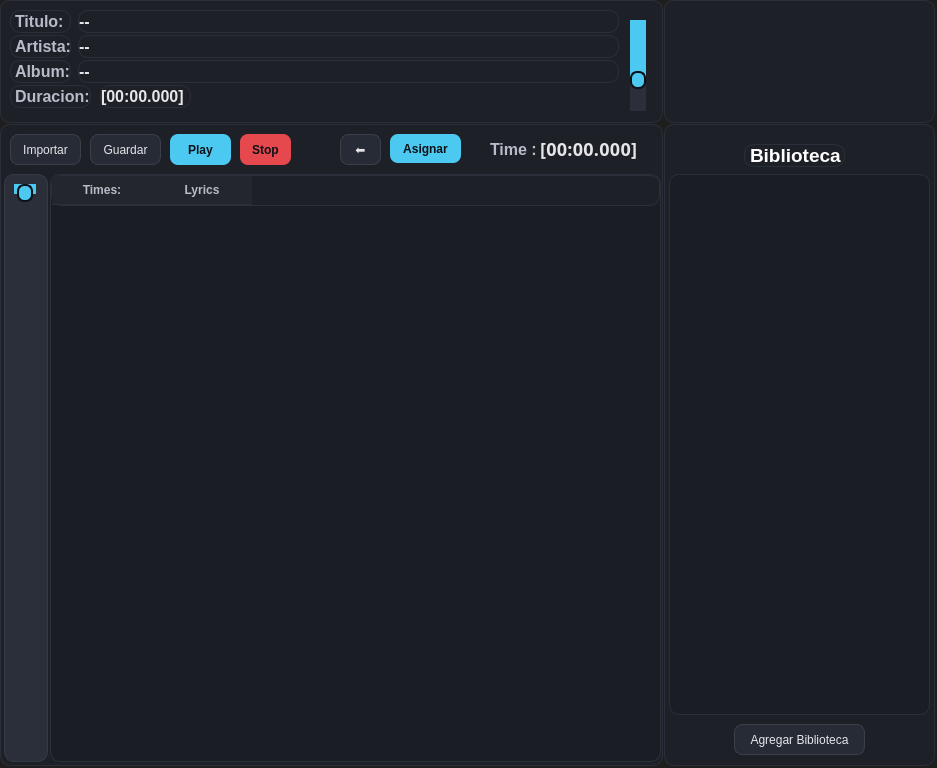
<?xml version="1.0" encoding="UTF-8"?>
<ui version="4.0">
 <class>MainWindow</class>
 <widget class="QMainWindow" name="MainWindow">
  <property name="geometry">
   <rect>
    <x>0</x>
    <y>0</y>
    <width>937</width>
    <height>768</height>
   </rect>
  </property>
  <property name="sizePolicy">
   <sizepolicy hsizetype="Minimum" vsizetype="Minimum">
    <horstretch>0</horstretch>
    <verstretch>0</verstretch>
   </sizepolicy>
  </property>
  <property name="minimumSize">
   <size>
    <width>937</width>
    <height>768</height>
   </size>
  </property>
  <property name="maximumSize">
   <size>
    <width>937</width>
    <height>768</height>
   </size>
  </property>
  <property name="windowTitle">
   <string>LyricsAPP</string>
  </property>
  <property name="styleSheet">
   <string notr="true">QMainWindow, QWidget, QFrame {
    background-color: #1E1E1E;  /* gris oscuro de fondo */
    color: #FFFFFF;              /* texto blanco por defecto */
    border-radius: 10px;
}
</string>
  </property>
  <widget class="QWidget" name="centralwidget">
   <property name="font">
    <font>
     <bold>false</bold>
    </font>
   </property>
   <widget class="QFrame" name="framePLayer">
    <property name="geometry">
     <rect>
      <x>0</x>
      <y>0</y>
      <width>663</width>
      <height>123</height>
     </rect>
    </property>
    <property name="styleSheet">
     <string notr="true">/* framePlayer */
QFrame {
  background: #1d2026;
  border: 1px solid #2b2f39;
  border-radius: 10px;
}</string>
    </property>
    <property name="frameShape">
     <enum>QFrame::Shape::StyledPanel</enum>
    </property>
    <property name="frameShadow">
     <enum>QFrame::Shadow::Raised</enum>
    </property>
    <widget class="QLabel" name="labelDuracion">
     <property name="geometry">
      <rect>
       <x>10</x>
       <y>85</y>
       <width>81</width>
       <height>23</height>
      </rect>
     </property>
     <property name="font">
      <font>
       <pointsize>12</pointsize>
       <fontweight>Medium</fontweight>
      </font>
     </property>
     <property name="styleSheet">
      <string notr="true">/* Labels descriptivos (Album/Artista/Título/Duración) */
QLabel {
  color: #b6bcc8;
  font-weight: 500;
}</string>
     </property>
     <property name="text">
      <string>Duracion:</string>
     </property>
    </widget>
    <widget class="QLabel" name="labelArtista">
     <property name="geometry">
      <rect>
       <x>10</x>
       <y>35</y>
       <width>61</width>
       <height>23</height>
      </rect>
     </property>
     <property name="font">
      <font>
       <pointsize>12</pointsize>
       <fontweight>Medium</fontweight>
      </font>
     </property>
     <property name="styleSheet">
      <string notr="true">/* Labels descriptivos (Album/Artista/Título/Duración) */
QLabel {
  color: #b6bcc8;
  font-weight: 500;
}</string>
     </property>
     <property name="text">
      <string>Artista:</string>
     </property>
    </widget>
    <widget class="QLabel" name="labelAlbum">
     <property name="geometry">
      <rect>
       <x>10</x>
       <y>60</y>
       <width>61</width>
       <height>23</height>
      </rect>
     </property>
     <property name="font">
      <font>
       <pointsize>12</pointsize>
       <fontweight>Medium</fontweight>
      </font>
     </property>
     <property name="styleSheet">
      <string notr="true">/* Labels descriptivos (Album/Artista/Título/Duración) */
QLabel {
  color: #b6bcc8;
  font-weight: 500;
}</string>
     </property>
     <property name="text">
      <string>Album:</string>
     </property>
    </widget>
    <widget class="QLabel" name="labelTitulo">
     <property name="geometry">
      <rect>
       <x>10</x>
       <y>10</y>
       <width>61</width>
       <height>23</height>
      </rect>
     </property>
     <property name="font">
      <font>
       <pointsize>12</pointsize>
       <fontweight>Medium</fontweight>
      </font>
     </property>
     <property name="styleSheet">
      <string notr="true">/* Labels descriptivos (Album/Artista/Título/Duración) */
QLabel {
  color: #b6bcc8;
  font-weight: 500;
}</string>
     </property>
     <property name="text">
      <string>Titulo:</string>
     </property>
    </widget>
    <widget class="QLabel" name="labelTituloSet">
     <property name="geometry">
      <rect>
       <x>78</x>
       <y>10</y>
       <width>541</width>
       <height>23</height>
      </rect>
     </property>
     <property name="font">
      <font>
       <family>Segoe UI</family>
       <pointsize>12</pointsize>
       <italic>false</italic>
       <fontweight>DemiBold</fontweight>
      </font>
     </property>
     <property name="styleSheet">
      <string notr="true">/* Labels de valor (...Set) */
QLabel {
  color: #e6e6e9;
  font-weight: 600;
}</string>
     </property>
     <property name="text">
      <string>--</string>
     </property>
     <property name="alignment">
      <set>Qt::AlignmentFlag::AlignJustify|Qt::AlignmentFlag::AlignVCenter</set>
     </property>
     <property name="indent">
      <number>0</number>
     </property>
    </widget>
    <widget class="QLabel" name="labelArtistaSet">
     <property name="geometry">
      <rect>
       <x>78</x>
       <y>35</y>
       <width>541</width>
       <height>23</height>
      </rect>
     </property>
     <property name="font">
      <font>
       <family>Segoe UI</family>
       <pointsize>12</pointsize>
       <italic>false</italic>
       <fontweight>DemiBold</fontweight>
      </font>
     </property>
     <property name="styleSheet">
      <string notr="true">/* Labels de valor (...Set) */
QLabel {
  color: #e6e6e9;
  font-weight: 600;
}</string>
     </property>
     <property name="text">
      <string>--</string>
     </property>
     <property name="alignment">
      <set>Qt::AlignmentFlag::AlignJustify|Qt::AlignmentFlag::AlignVCenter</set>
     </property>
     <property name="indent">
      <number>0</number>
     </property>
    </widget>
    <widget class="QLabel" name="labelAlbumSet">
     <property name="geometry">
      <rect>
       <x>78</x>
       <y>60</y>
       <width>541</width>
       <height>23</height>
      </rect>
     </property>
     <property name="font">
      <font>
       <family>Segoe UI</family>
       <pointsize>12</pointsize>
       <italic>false</italic>
       <fontweight>DemiBold</fontweight>
      </font>
     </property>
     <property name="styleSheet">
      <string notr="true">/* Labels de valor (...Set) */
QLabel {
  color: #e6e6e9;
  font-weight: 600;
}</string>
     </property>
     <property name="text">
      <string>--</string>
     </property>
     <property name="alignment">
      <set>Qt::AlignmentFlag::AlignJustify|Qt::AlignmentFlag::AlignVCenter</set>
     </property>
     <property name="indent">
      <number>0</number>
     </property>
    </widget>
    <widget class="QLabel" name="labelDuracionSet">
     <property name="geometry">
      <rect>
       <x>100</x>
       <y>85</y>
       <width>91</width>
       <height>23</height>
      </rect>
     </property>
     <property name="font">
      <font>
       <family>Segoe UI</family>
       <pointsize>12</pointsize>
       <italic>false</italic>
       <fontweight>DemiBold</fontweight>
      </font>
     </property>
     <property name="styleSheet">
      <string notr="true">/* Labels de valor (...Set) */
QLabel {
  color: #e6e6e9;
  font-weight: 600;
}</string>
     </property>
     <property name="text">
      <string>[00:00.000]</string>
     </property>
     <property name="alignment">
      <set>Qt::AlignmentFlag::AlignJustify|Qt::AlignmentFlag::AlignVCenter</set>
     </property>
     <property name="indent">
      <number>0</number>
     </property>
    </widget>
    <widget class="QSlider" name="verticalSliderVolumen">
     <property name="geometry">
      <rect>
       <x>630</x>
       <y>20</y>
       <width>16</width>
       <height>91</height>
      </rect>
     </property>
     <property name="styleSheet">
      <string notr="true">/* verticalSliderVolumen */
QSlider::groove:vertical {
  background: #2a2f3a;
  width: 4px;
  border-radius: 2px;
  margin: 6px 10px;
}
QSlider::sub-page:vertical {
  background: #4cc9f0;
  border-radius: 2px;
}
QSlider::add-page:vertical {
  background: #2a2f3a;
  border-radius: 2px;
}
QSlider::handle:vertical {
  background: #4cc9f0;
  border: 2px solid #0b1117;
  width: 14px; height: 14px;
  margin: -6px -6px;
  border-radius: 7px;
}
QSlider::handle:vertical:hover { background: #65d2f3; }</string>
     </property>
     <property name="value">
      <number>30</number>
     </property>
     <property name="sliderPosition">
      <number>30</number>
     </property>
     <property name="orientation">
      <enum>Qt::Orientation::Vertical</enum>
     </property>
     <property name="invertedAppearance">
      <bool>false</bool>
     </property>
     <property name="invertedControls">
      <bool>false</bool>
     </property>
    </widget>
   </widget>
   <widget class="QFrame" name="frameIcon">
    <property name="geometry">
     <rect>
      <x>664</x>
      <y>0</y>
      <width>271</width>
      <height>123</height>
     </rect>
    </property>
    <property name="styleSheet">
     <string notr="true">/* frameBiblioteca */
QFrame {
  background: #1d2026;
  border: 1px solid #2b2f39;
  border-radius: 10px;
}</string>
    </property>
    <property name="frameShape">
     <enum>QFrame::Shape::StyledPanel</enum>
    </property>
    <property name="frameShadow">
     <enum>QFrame::Shadow::Raised</enum>
    </property>
   </widget>
   <widget class="QFrame" name="frameBiblioteca">
    <property name="geometry">
     <rect>
      <x>664</x>
      <y>124</y>
      <width>271</width>
      <height>642</height>
     </rect>
    </property>
    <property name="sizePolicy">
     <sizepolicy hsizetype="Fixed" vsizetype="Fixed">
      <horstretch>0</horstretch>
      <verstretch>0</verstretch>
     </sizepolicy>
    </property>
    <property name="autoFillBackground">
     <bool>false</bool>
    </property>
    <property name="styleSheet">
     <string notr="true">/* frameBiblioteca */
QFrame {
  background: #1d2026;
  border: 1px solid #2b2f39;
  border-radius: 10px;
}</string>
    </property>
    <property name="frameShape">
     <enum>QFrame::Shape::StyledPanel</enum>
    </property>
    <property name="frameShadow">
     <enum>QFrame::Shadow::Raised</enum>
    </property>
    <widget class="QLabel" name="labelBiblioteca">
     <property name="geometry">
      <rect>
       <x>80</x>
       <y>20</y>
       <width>101</width>
       <height>23</height>
      </rect>
     </property>
     <property name="sizePolicy">
      <sizepolicy hsizetype="Fixed" vsizetype="Fixed">
       <horstretch>0</horstretch>
       <verstretch>0</verstretch>
      </sizepolicy>
     </property>
     <property name="font">
      <font>
       <pointsize>14</pointsize>
       <bold>true</bold>
      </font>
     </property>
     <property name="styleSheet">
      <string notr="true">color: #FFFFFF;
font-weight: bold;</string>
     </property>
     <property name="text">
      <string>Biblioteca</string>
     </property>
    </widget>
    <widget class="QPushButton" name="pushButtonAgregarBiblioteca">
     <property name="geometry">
      <rect>
       <x>70</x>
       <y>600</y>
       <width>131</width>
       <height>31</height>
      </rect>
     </property>
     <property name="autoFillBackground">
      <bool>false</bool>
     </property>
     <property name="styleSheet">
      <string notr="true">/* pushButtonAgregarBiblioteca */
QPushButton {
  background: #262b35;
  border: 1px solid #3a3f4a;
  color: #e6e6e9;
  padding: 6px 12px;
  border-radius: 8px;
}
QPushButton:hover { background: #323746; }
QPushButton:pressed { background: #262b35; }
QPushButton:disabled { color: #7d8391; background: #22262f; border-color: #2e3340; }</string>
     </property>
     <property name="text">
      <string>Agregar Biblioteca</string>
     </property>
     <property name="shortcut">
      <string>Ctrl+B</string>
     </property>
     <property name="checkable">
      <bool>false</bool>
     </property>
     <property name="checked">
      <bool>false</bool>
     </property>
     <property name="autoDefault">
      <bool>false</bool>
     </property>
     <property name="default">
      <bool>false</bool>
     </property>
     <property name="flat">
      <bool>false</bool>
     </property>
    </widget>
    <widget class="QListView" name="listViewBiblioteca">
     <property name="geometry">
      <rect>
       <x>5</x>
       <y>50</y>
       <width>261</width>
       <height>541</height>
      </rect>
     </property>
     <property name="styleSheet">
      <string notr="true">/* listViewBiblioteca */
QListView {
  background: #1a1d23;
  border: 1px solid #2b2f39;
  border-radius: 10px;
  color: #e6e6e9;
}
QListView::item {
  padding: 8px 10px;
  border-radius: 6px;
  color: #dfe3ea;
}
QListView::item:hover {
  background: rgba(76, 201, 240, 0.08);
}
QListView::item:selected {
  background: rgba(76, 201, 240, 0.22);
  color: #ffffff;
}
/* Scrollbar local */
QScrollBar:vertical {
  background: transparent; width: 10px; margin: 4px 2px;
}
QScrollBar::handle:vertical {
  background: #3a3f4a; min-height: 30px; border-radius: 4px;
}
QScrollBar::handle:vertical:hover { background: #474c58; }
QScrollBar::add-line:vertical, QScrollBar::sub-line:vertical { height: 0; border: 0; background: transparent; }
QScrollBar::add-page:vertical, QScrollBar::sub-page:vertical { background: transparent; }</string>
     </property>
     <property name="verticalScrollBarPolicy">
      <enum>Qt::ScrollBarPolicy::ScrollBarAlwaysOff</enum>
     </property>
     <property name="horizontalScrollBarPolicy">
      <enum>Qt::ScrollBarPolicy::ScrollBarAlwaysOff</enum>
     </property>
     <property name="editTriggers">
      <set>QAbstractItemView::EditTrigger::NoEditTriggers</set>
     </property>
     <property name="selectionMode">
      <enum>QAbstractItemView::SelectionMode::SingleSelection</enum>
     </property>
    </widget>
   </widget>
   <widget class="QFrame" name="frameLyrics">
    <property name="geometry">
     <rect>
      <x>0</x>
      <y>124</y>
      <width>663</width>
      <height>642</height>
     </rect>
    </property>
    <property name="styleSheet">
     <string notr="true">/* frameLyrics */
QFrame {
  background: #1d2026;
  border: 1px solid #2b2f39;
  border-radius: 10px;
}</string>
    </property>
    <property name="frameShape">
     <enum>QFrame::Shape::StyledPanel</enum>
    </property>
    <property name="frameShadow">
     <enum>QFrame::Shadow::Raised</enum>
    </property>
    <widget class="QFrame" name="frameLyricsSettings">
     <property name="geometry">
      <rect>
       <x>0</x>
       <y>0</y>
       <width>663</width>
       <height>48</height>
      </rect>
     </property>
     <property name="toolTipDuration">
      <number>0</number>
     </property>
     <property name="styleSheet">
      <string notr="true">/* frameLyricsSettings */
QFrame {
  background: transparent; /* si es contenedor interno de la barra */
  border: 0;
}</string>
     </property>
     <property name="frameShape">
      <enum>QFrame::Shape::StyledPanel</enum>
     </property>
     <property name="frameShadow">
      <enum>QFrame::Shadow::Raised</enum>
     </property>
     <widget class="QPushButton" name="pushButtonImportar">
      <property name="geometry">
       <rect>
        <x>10</x>
        <y>10</y>
        <width>71</width>
        <height>31</height>
       </rect>
      </property>
      <property name="autoFillBackground">
       <bool>false</bool>
      </property>
      <property name="styleSheet">
       <string notr="true">/* pushButtonImportar */
QPushButton {
  background: #262b35;
  border: 1px solid #3a3f4a;
  color: #e6e6e9;
  padding: 6px 12px;
  border-radius: 8px;
}
QPushButton:hover { background: #323746; }
QPushButton:pressed { background: #262b35; }</string>
      </property>
      <property name="text">
       <string>Importar</string>
      </property>
      <property name="shortcut">
       <string>I</string>
      </property>
      <property name="checkable">
       <bool>false</bool>
      </property>
      <property name="checked">
       <bool>false</bool>
      </property>
      <property name="autoDefault">
       <bool>false</bool>
      </property>
      <property name="default">
       <bool>false</bool>
      </property>
      <property name="flat">
       <bool>false</bool>
      </property>
     </widget>
     <widget class="QPushButton" name="pushButtonGuardar">
      <property name="geometry">
       <rect>
        <x>90</x>
        <y>10</y>
        <width>71</width>
        <height>31</height>
       </rect>
      </property>
      <property name="autoFillBackground">
       <bool>false</bool>
      </property>
      <property name="styleSheet">
       <string notr="true">/* pushButtonGuardar */
QPushButton {
  background: #262b35;
  border: 1px solid #3a3f4a;
  color: #e6e6e9;
  padding: 6px 12px;
  border-radius: 8px;
}
QPushButton:hover { background: #323746; }
QPushButton:pressed { background: #262b35; }</string>
      </property>
      <property name="text">
       <string>Guardar</string>
      </property>
      <property name="shortcut">
       <string>Ctrl+S</string>
      </property>
      <property name="checkable">
       <bool>false</bool>
      </property>
      <property name="checked">
       <bool>false</bool>
      </property>
      <property name="autoDefault">
       <bool>false</bool>
      </property>
      <property name="default">
       <bool>false</bool>
      </property>
      <property name="flat">
       <bool>false</bool>
      </property>
     </widget>
     <widget class="QLabel" name="labelTimeSongNow">
      <property name="geometry">
       <rect>
        <x>540</x>
        <y>15</y>
        <width>111</width>
        <height>20</height>
       </rect>
      </property>
      <property name="font">
       <font>
        <family>JetBrains Mono</family>
        <pointsize>9</pointsize>
        <italic>false</italic>
        <bold>true</bold>
       </font>
      </property>
      <property name="styleSheet">
       <string notr="true">/* labelTimeSongNow */
QLabel {
  font-family: &quot;JetBrains Mono&quot;,&quot;Consolas&quot;,monospace;
  font-size: 18px;
  letter-spacing: 0.3px;
  color: #e6e6e9;
}</string>
      </property>
      <property name="text">
       <string>[00:00.000]</string>
      </property>
      <property name="alignment">
       <set>Qt::AlignmentFlag::AlignJustify|Qt::AlignmentFlag::AlignVCenter</set>
      </property>
      <property name="indent">
       <number>0</number>
      </property>
     </widget>
     <widget class="QLabel" name="labelTime">
      <property name="geometry">
       <rect>
        <x>490</x>
        <y>15</y>
        <width>51</width>
        <height>20</height>
       </rect>
      </property>
      <property name="font">
       <font>
        <family>Segoe UI</family>
        <pointsize>12</pointsize>
        <italic>false</italic>
        <fontweight>DemiBold</fontweight>
       </font>
      </property>
      <property name="styleSheet">
       <string notr="true">/* labelTime */
QLabel {
  color: #b6bcc8;
  font-weight: 600;
}</string>
      </property>
      <property name="text">
       <string>Time : </string>
      </property>
      <property name="alignment">
       <set>Qt::AlignmentFlag::AlignJustify|Qt::AlignmentFlag::AlignVCenter</set>
      </property>
      <property name="indent">
       <number>0</number>
      </property>
     </widget>
     <widget class="QPushButton" name="pushButtonPlay">
      <property name="geometry">
       <rect>
        <x>170</x>
        <y>10</y>
        <width>61</width>
        <height>31</height>
       </rect>
      </property>
      <property name="autoFillBackground">
       <bool>false</bool>
      </property>
      <property name="styleSheet">
       <string notr="true">/* pushButtonPlay */
QPushButton {
  background: #4cc9f0;
  border: 0;
  color: #0b1117;
  font-weight: 600;
  padding: 6px 12px;
  border-radius: 8px;
}
QPushButton:hover { background: #65d2f3; }
QPushButton:pressed { background: #3fb6db; }
QPushButton:disabled { background: #2d5f6f; color: #0b1117; }</string>
      </property>
      <property name="text">
       <string>Play</string>
      </property>
      <property name="shortcut">
       <string>Return</string>
      </property>
      <property name="checkable">
       <bool>false</bool>
      </property>
      <property name="checked">
       <bool>false</bool>
      </property>
      <property name="autoDefault">
       <bool>false</bool>
      </property>
      <property name="default">
       <bool>false</bool>
      </property>
      <property name="flat">
       <bool>false</bool>
      </property>
     </widget>
     <widget class="QPushButton" name="pushButtonStop">
      <property name="geometry">
       <rect>
        <x>240</x>
        <y>10</y>
        <width>51</width>
        <height>31</height>
       </rect>
      </property>
      <property name="autoFillBackground">
       <bool>false</bool>
      </property>
      <property name="styleSheet">
       <string notr="true">/* pushButtonStop */
QPushButton {
  background: #e5484d;
  border: 0;
  color: #0b1117;
  font-weight: 600;
  padding: 6px 12px;
  border-radius: 8px;
}
QPushButton:hover { background: #f2555a; }
QPushButton:pressed { background: #cc3f44; }
QPushButton:disabled { background: #7c2e30; color: #0b1117; }</string>
      </property>
      <property name="text">
       <string>Stop</string>
      </property>
      <property name="checkable">
       <bool>false</bool>
      </property>
      <property name="checked">
       <bool>false</bool>
      </property>
      <property name="autoDefault">
       <bool>false</bool>
      </property>
      <property name="default">
       <bool>false</bool>
      </property>
      <property name="flat">
       <bool>false</bool>
      </property>
     </widget>
     <widget class="QPushButton" name="pushButtonAsignarRowTime">
      <property name="geometry">
       <rect>
        <x>390</x>
        <y>10</y>
        <width>71</width>
        <height>29</height>
       </rect>
      </property>
      <property name="autoFillBackground">
       <bool>false</bool>
      </property>
      <property name="styleSheet">
       <string notr="true">/* pushButtonAsignarRowTime */
QPushButton {
  background: #4cc9f0;
  border: 0;
  color: #0b1117;
  font-weight: 600;
  padding: 6px 12px;
  border-radius: 8px;
}
QPushButton:hover { background: #65d2f3; }
QPushButton:pressed { background: #3fb6db; }
QPushButton:disabled { background: #2d5f6f; color: #0b1117; }</string>
      </property>
      <property name="text">
       <string>Asignar</string>
      </property>
      <property name="shortcut">
       <string>M</string>
      </property>
      <property name="checkable">
       <bool>false</bool>
      </property>
      <property name="checked">
       <bool>false</bool>
      </property>
      <property name="autoDefault">
       <bool>false</bool>
      </property>
      <property name="default">
       <bool>false</bool>
      </property>
      <property name="flat">
       <bool>false</bool>
      </property>
     </widget>
     <widget class="QPushButton" name="pushButtonBackSync">
      <property name="geometry">
       <rect>
        <x>340</x>
        <y>10</y>
        <width>41</width>
        <height>31</height>
       </rect>
      </property>
      <property name="autoFillBackground">
       <bool>false</bool>
      </property>
      <property name="styleSheet">
       <string notr="true">/* pushButtonBackSync */
QPushButton {
  background: #262b35;
  border: 1px solid #3a3f4a;
  color: #e6e6e9;
  padding: 6px 12px;
  border-radius: 8px;
}
QPushButton:hover { background: #323746; }
QPushButton:pressed { background: #262b35; }</string>
      </property>
      <property name="text">
       <string>⬅️</string>
      </property>
      <property name="shortcut">
       <string>N</string>
      </property>
      <property name="checkable">
       <bool>false</bool>
      </property>
      <property name="checked">
       <bool>false</bool>
      </property>
      <property name="autoDefault">
       <bool>false</bool>
      </property>
      <property name="default">
       <bool>false</bool>
      </property>
      <property name="flat">
       <bool>false</bool>
      </property>
     </widget>
    </widget>
    <widget class="QFrame" name="frameLyricsPlayerBar">
     <property name="geometry">
      <rect>
       <x>4</x>
       <y>50</y>
       <width>44</width>
       <height>588</height>
      </rect>
     </property>
     <property name="toolTipDuration">
      <number>0</number>
     </property>
     <property name="styleSheet">
      <string notr="true">/* frameLyricsPlayerBar */
QFrame {
  background: #2a2f3a;
  border: 1px solid #353a45;
  border-radius: 10px;
}</string>
     </property>
     <property name="frameShape">
      <enum>QFrame::Shape::StyledPanel</enum>
     </property>
     <property name="frameShadow">
      <enum>QFrame::Shadow::Raised</enum>
     </property>
     <widget class="QSlider" name="verticalSliderPlayerBar">
      <property name="geometry">
       <rect>
        <x>10</x>
        <y>10</y>
        <width>22</width>
        <height>571</height>
       </rect>
      </property>
      <property name="styleSheet">
       <string notr="true">/* verticalSliderPlayerBar */
QSlider::groove:vertical {
  background: #2a2f3a;
  width: 4px;
  border-radius: 2px;
  margin: 6px 10px; /* deja espacio para el handle */
}
QSlider::sub-page:vertical {
  background: #4cc9f0;
  border-radius: 2px;
}
QSlider::add-page:vertical {
  background: #2a2f3a;
  border-radius: 2px;
}
QSlider::handle:vertical {
  background: #4cc9f0;
  border: 2px solid #0b1117;
  width: 14px; height: 14px;
  margin: -6px -6px; /* centra el handle */
  border-radius: 7px;
}
QSlider::handle:vertical:hover { background: #65d2f3; }</string>
      </property>
      <property name="maximum">
       <number>0</number>
      </property>
      <property name="singleStep">
       <number>1</number>
      </property>
      <property name="pageStep">
       <number>10</number>
      </property>
      <property name="value">
       <number>0</number>
      </property>
      <property name="tracking">
       <bool>true</bool>
      </property>
      <property name="orientation">
       <enum>Qt::Orientation::Vertical</enum>
      </property>
      <property name="invertedAppearance">
       <bool>false</bool>
      </property>
      <property name="invertedControls">
       <bool>false</bool>
      </property>
     </widget>
    </widget>
    <widget class="QTableWidget" name="tableWidgetLyrics">
     <property name="geometry">
      <rect>
       <x>50</x>
       <y>50</y>
       <width>611</width>
       <height>588</height>
      </rect>
     </property>
     <property name="sizePolicy">
      <sizepolicy hsizetype="Fixed" vsizetype="Fixed">
       <horstretch>0</horstretch>
       <verstretch>0</verstretch>
      </sizepolicy>
     </property>
     <property name="minimumSize">
      <size>
       <width>611</width>
       <height>588</height>
      </size>
     </property>
     <property name="maximumSize">
      <size>
       <width>611</width>
       <height>588</height>
      </size>
     </property>
     <property name="font">
      <font>
       <family>Segoe UI</family>
       <pointsize>10</pointsize>
       <italic>false</italic>
       <bold>false</bold>
      </font>
     </property>
     <property name="styleSheet">
      <string notr="true">/* tableWidgetLyrics */
QTableWidget {
  background: #1a1d23;
  border: 1px solid #2b2f39;
  border-radius: 10px;
  gridline-color: #2b2f39;
  selection-background-color: rgba(76, 201, 240, 0.22);
  selection-color: #ffffff;
  alternate-background-color: #171a20;
  color: #e6e6e9;
}
QTableWidget::item {
  padding: 6px 10px;
}
QTableWidget::item:hover {
  background: rgba(76, 201, 240, 0.08);
}
/* Cabeceras del mismo widget */
QHeaderView::section {
  background: #23262d;
  color: #b6bcc8;
  border: 0;
  border-bottom: 1px solid #2b2f39;
  padding: 6px 8px;
  font-weight: 600;
}
QTableCornerButton::section {
  background: #23262d;
  border: 0;
  border-bottom: 1px solid #2b2f39;
}
/* Scrollbar local */
QScrollBar:vertical {
  background: transparent; width: 10px; margin: 4px 2px;
}
QScrollBar::handle:vertical {
  background: #3a3f4a; min-height: 30px; border-radius: 4px;
}
QScrollBar::handle:vertical:hover { background: #474c58; }
QScrollBar::add-line:vertical, QScrollBar::sub-line:vertical { height: 0; border: 0; background: transparent; }
QScrollBar::add-page:vertical, QScrollBar::sub-page:vertical { background: transparent; }</string>
     </property>
     <property name="verticalScrollBarPolicy">
      <enum>Qt::ScrollBarPolicy::ScrollBarAlwaysOff</enum>
     </property>
     <property name="horizontalScrollBarPolicy">
      <enum>Qt::ScrollBarPolicy::ScrollBarAlwaysOff</enum>
     </property>
     <property name="autoScroll">
      <bool>true</bool>
     </property>
     <property name="editTriggers">
      <set>QAbstractItemView::EditTrigger::DoubleClicked|QAbstractItemView::EditTrigger::EditKeyPressed</set>
     </property>
     <property name="tabKeyNavigation">
      <bool>false</bool>
     </property>
     <property name="showDropIndicator" stdset="0">
      <bool>true</bool>
     </property>
     <property name="dragEnabled">
      <bool>false</bool>
     </property>
     <property name="dragDropOverwriteMode">
      <bool>false</bool>
     </property>
     <property name="defaultDropAction">
      <enum>Qt::DropAction::CopyAction</enum>
     </property>
     <property name="selectionMode">
      <enum>QAbstractItemView::SelectionMode::SingleSelection</enum>
     </property>
     <attribute name="horizontalHeaderVisible">
      <bool>true</bool>
     </attribute>
     <attribute name="horizontalHeaderCascadingSectionResizes">
      <bool>false</bool>
     </attribute>
     <attribute name="verticalHeaderVisible">
      <bool>false</bool>
     </attribute>
     <column>
      <property name="text">
       <string>Times:</string>
      </property>
      <property name="font">
       <font>
        <bold>true</bold>
       </font>
      </property>
     </column>
     <column>
      <property name="text">
       <string>Lyrics</string>
      </property>
      <property name="font">
       <font>
        <bold>true</bold>
       </font>
      </property>
     </column>
    </widget>
   </widget>
   <zorder>framePLayer</zorder>
   <zorder>frameIcon</zorder>
   <zorder>frameLyrics</zorder>
   <zorder>frameBiblioteca</zorder>
  </widget>
 </widget>
 <resources/>
 <connections/>
</ui>
